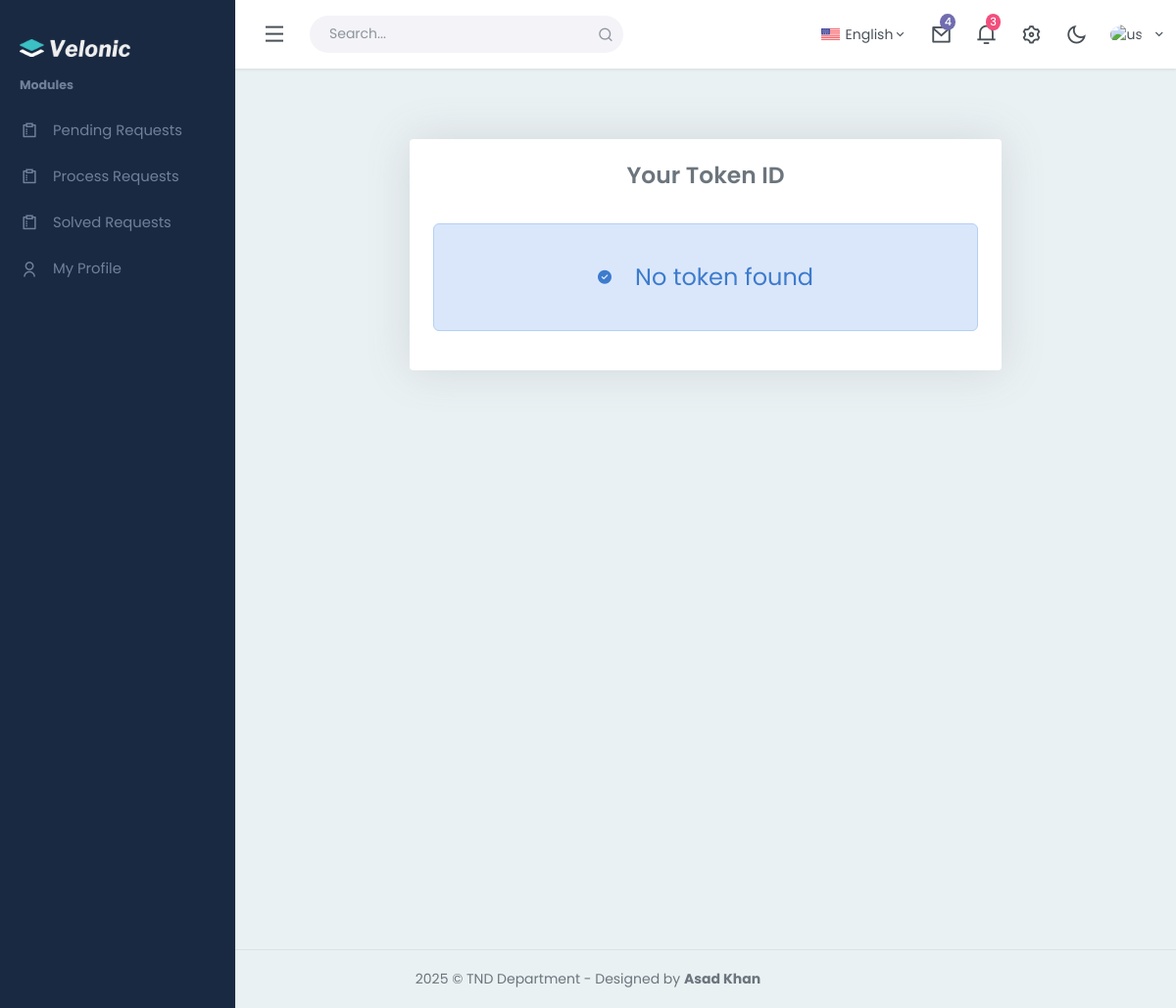
The page /student_application_token.php on the database as committed earlier.
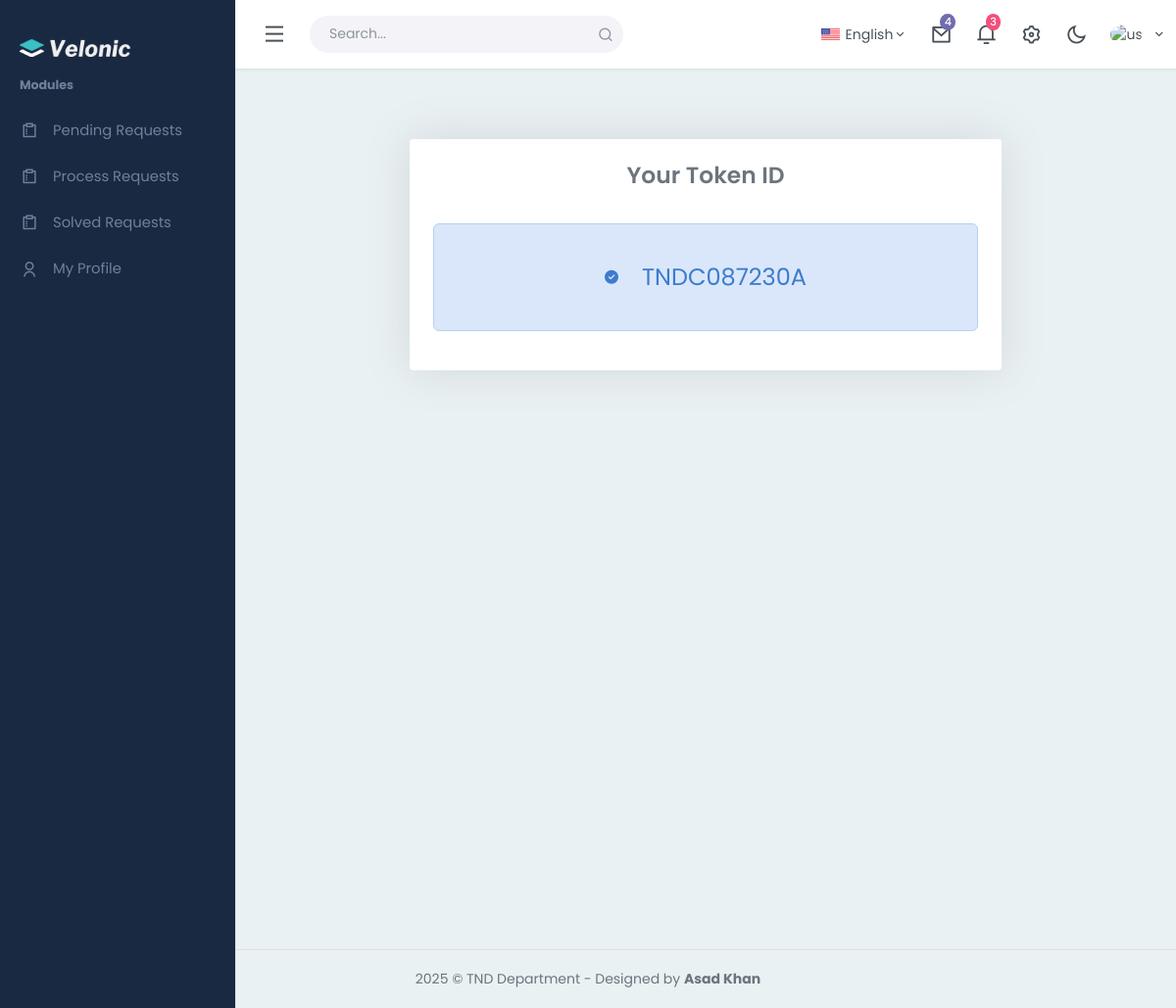
The same page on the database as committed later.
### tables this page shows
CREATE TABLE `student_applications` (
  `student_application_id` int(11) NOT NULL,
  `student_application_date` date NOT NULL,
  `student_application_message` varchar(1000) NOT NULL,
  `student_id` varchar(256) NOT NULL,
  `student_name` varchar(256) NOT NULL,
  `student_batch_code` varchar(256) NOT NULL,
  `student_email` varchar(256) NOT NULL,
  `student_number` varchar(256) NOT NULL,
  `student_application_status` varchar(256) NOT NULL DEFAULT 'Pending',
  `student_current_semester_id` int(11) NOT NULL,
  `student_concern_person_id` int(11) NOT NULL,
  `student_application_subject_id` int(11) NOT NULL,
  `student_user_id` int(11) NOT NULL,
  `student_application_tokenid` varchar(256) NOT NULL,
  `student_application_solutionmessage` varchar(3000) DEFAULT NULL
);

### student_application_token.php (the view, shortened to what this page needs)
<?php
require_once("./base/header.php");
?>
<div class="content-page">
    <div class="content">
        <div class="container-fluid">
            <div class="row justify-content-center mt-5">
                <div class="col-lg-8">
                    <div class="card shadow-lg rounded-lg">
                        <div class="card-body">
                            <h3 class="text-center mb-4">Your Token ID</h3>
                            <div class="text-center">
                                <div class="alert alert-success d-flex align-items-center justify-content-center p-4">
                                    <i class="fa fa-check-circle me-3"></i>
                                    <span id="token-display" style="font-size: 1.5rem;">
                                        <?php
    $select_query = "SELECT `student_application_tokenid` FROM `student_applications` ORDER BY `student_application_id` DESC LIMIT 1";
    $execute = mysqli_query($connection, $select_query);
    if ($execute) {
        $fetch = mysqli_fetch_array($execute);
        if (!empty($fetch['student_application_tokenid'])) {
            echo "<span>" . htmlspecialchars($fetch['student_application_tokenid'], ENT_QUOTES, 'UTF-8') . "</span>";
        } else {
            echo "<span>No token found</span>";
        }
    } else {
        echo "Error: " . mysqli_error($connection);
    }
    ?>
                                    </span>
                                </div>
                            </div>
                        </div>
                    </div>
                </div>
            </div>
        </div>
    </div>
</div>
<?php
require_once("./base/footer.php");
?>

Rows that differ between the two databases and show on the page:
added student_applications: student_application_tokenid "TNDC087230A"
Other text that changed with them:
text no longer shown: "No token found"
